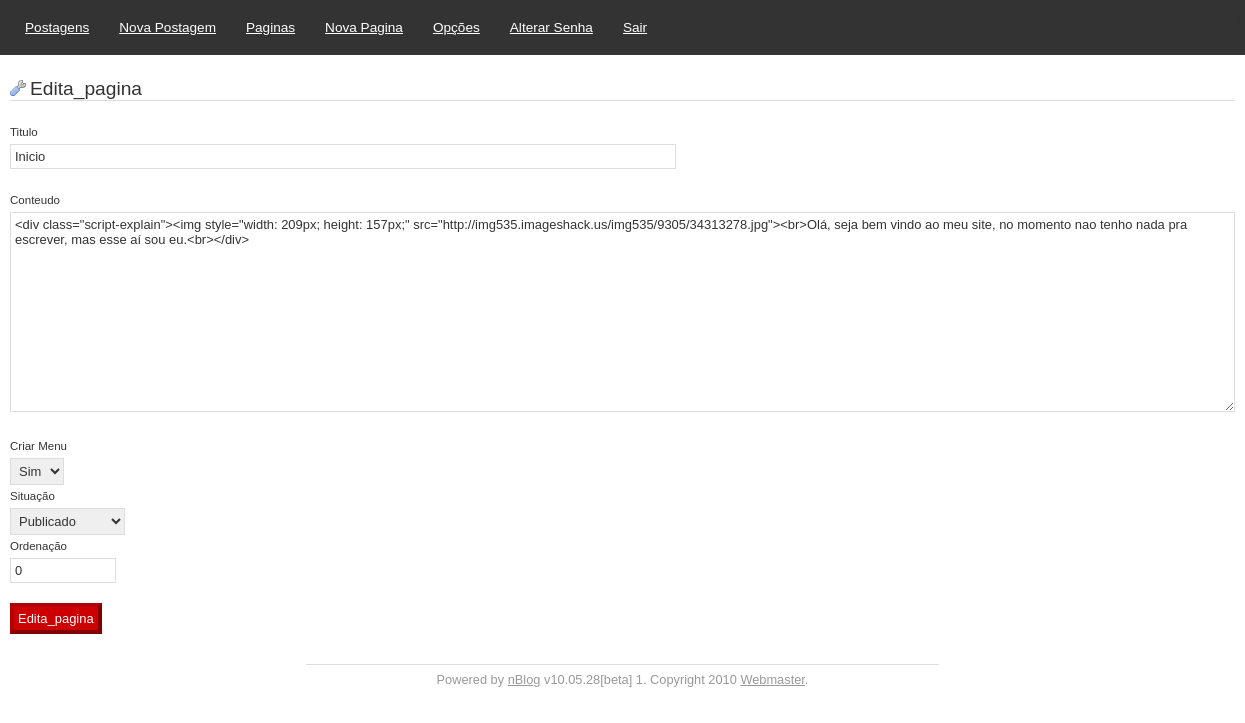
Page /adm/admin.php?mode=edita_pagina&codigo=1 (signed in) on the committed database.
### tables this page shows
CREATE TABLE `postagens` (
  `codigo` int(11) NOT NULL auto_increment,
  `slug` varchar(255) NOT NULL default '',
  `titulo` varchar(255) NOT NULL default '',
  `conteudo` longtext NOT NULL,
  `pagina` int(1) NOT NULL default '0',
  `menu` int(1) NOT NULL default '0',
  `paginaini` int(1) NOT NULL default '0',
  `data` int(20) NOT NULL default '0',
  `publicado` int(1) NOT NULL default '0',
  `link` varchar(20) default '',
  `ordem` char(3) default NULL,
  PRIMARY KEY  (`codigo`)
);

### adm/admin.php (called while the page is built, shortened)
<?php
include(PATH . 'includes/functions.php');
$mode = mysql_real_escape_string($_GET['mode']);
include('index.php');
include('footer.php');
?>

### adm/editp.php (the view, shortened to what this page needs)
<div class="page"">
	<h1 class="edit"><?=ucfirst($mode)?> </h1>
	<form action="admin.php?mode=<?=$mode?>&codigo=<?=$post['codigo']?>" method="post">
	<p>
		<label for="title"><?=_POSTTITULO?></label><br />
		<input type="text" size="80" id="title" name="data[titulo]" value="<?=htmlspecialchars(stripslashes($post['titulo']))?>" />
	</p>
	<p>
		<label for="content"><?=_CONTEUDO?></label><br />
		<textarea style="height: 190px;" cols="150" id="content" name="data[conteudo]"><?=htmlspecialchars(stripslashes($post['conteudo']))?></textarea><br />
		<label for="menu"><?=_PGMENU?></label><br />
		<select id="menu" name="data[menu]">
			<?=generate_option_list(array('0' => ''._NAO.'', '1' => ''._SIM.''), $post['menu'])?>
		</select>
        <br>
        <label for="status"><?=_POSTSTATUS?></label><br />
		<select id="status" name="data[publicado]">
			<?=generate_option_list(array('0' => ''._POSTNOTPUB.'', '1' => ''._POSTPUB.''), $post['publicado'])?>
		</select>
        <br>
    	<label for="ordem"><?=_POSTORDEM?></label><br />
		<input type="text" size="10" id="ordem" name="data[ordem]" value="<?=$post['ordem']?>" />
	</p>
	<p>
		<input class="button" type="submit" name="form_edit" value="<?=ucfirst($mode)?>" />
	</p>
</div>

### adm/images/styles.css (style rules this page uses)
body { font-family:"Trebuchet MS", Verdana, Arial; font-size:1.0em; margin:0 auto; padding:0; }
p { font-size:0.9em; color:#333333; line-height:1.6em; font-family:Arial, Helvetica, sans-serif; }
h1 { border-bottom:1px solid #dddddd; font-size:1.2em; font-weight:normal; color:#333333; background-repeat:no-repeat; padding-left:20px; background-position:left 2px; font-family:Arial, Helvetica, sans-serif; }
h1.edit { background-image:url('../images/wrench.png'); }
form p { margin:20px 0; }
label { font-size:0.8em; font-family:'Lucida Sans Unicode','Lucida Grande',verdana,sans-serif; color:#333333; }
input, textarea, select { border:1px solid #dddddd; padding:4px; font-family:"Trebuchet MS", Verdana, Arial; font-size:0.9em; color:#333333; background-image:url('../images/input-bg.png'); background-repeat:repeat-x; background-position:bottom left; }
input.button { border:4px solid #800002; border-left-color:#B20002; border-top-color:#B20002; background-image:none; background-color:#CC0003; color:#ffffff; }
div.page { padding:10px; margin:0 auto; }

### rows in the picture
postagens: titulo "Inicio", conteudo "<div class=\"script-explain\"><img style=\"width: 209px; height: 157px;\" src=\"http://img535.imageshack.us/img535/9305/34313278.jpg\"><br>Olá, seja bem vindo ao meu site, no momento nao tenho nada pra escrever, mas esse aí sou eu.<br></div>", menu "Sim", publicado+menu "Publicado", ordem "0"

### other values in the picture
_POST "Postagens"
_NEWPOST "Nova Postagem"
_PAGINA "Paginas"
_NEWPAGINA "Nova Pagina"
_OPTIONS "Opções"
_CHANGEPASS "Alterar Senha"
_LOGOUT "Sair"
$mode "Edita_pagina"
_POSTTITULO "Titulo"
_CONTEUDO "Conteudo"
_PGMENU "Criar Menu"
_POSTSTATUS "Situação"
_POSTORDEM "Ordenação"
$versao "v10.05.28[beta] 1"
